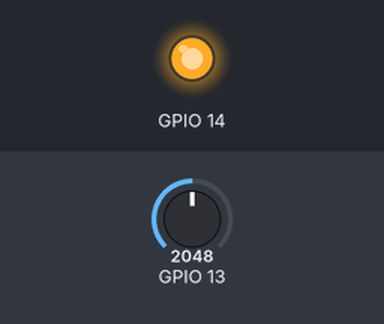
Bench run of a sketch on a simulated ESP32. Parts: output pins drawn as LEDs (lit = HIGH). Inputs (shaded band) come from the test bench; at power-on: GPIO 13 = 2048. What the sketch prints to the serial monitor is not drawn.

Above: at 1.2 s.
1.3 s: GPIO 13 set to 1228
At 2.1 s:
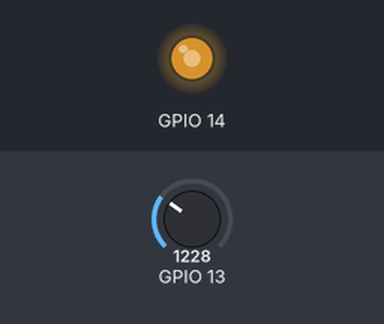
2.8 s: GPIO 13 set to 491
At 3.2 s:
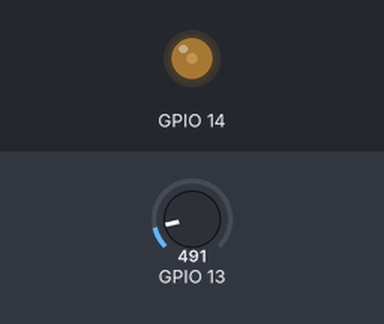
4.3 s: GPIO 13 set to 0
At 5.5 s:
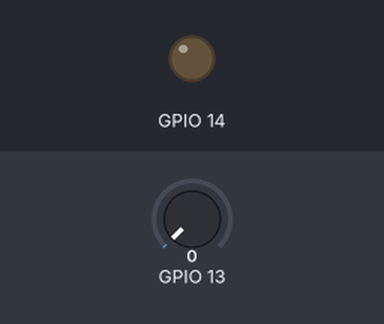
5.8 s: GPIO 13 set to 2866
At 6.7 s:
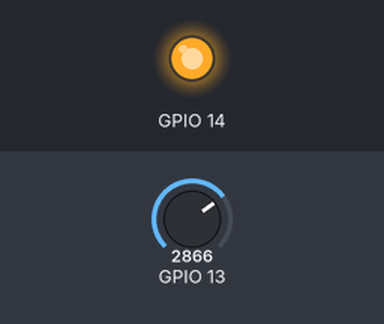
Timing chart, 0 to 8.3 s (numbered marks = the images above; inputs shaded):
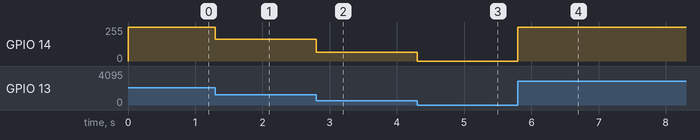

Measured:
- after the input at 1.3 s, GPIO 14: 255/255 → 163/255 at once
- after the input at 2.8 s, GPIO 14: 163/255 → 65/255 at once
- after the input at 4.3 s, GPIO 14: 65/255 → 0/255 at once
- after the input at 5.8 s, GPIO 14: 0/255 → 255/255 at once

The sketch:

w3-1.ino
```cpp
void setup() {
  Serial.begin(115200);
  pinMode(13, INPUT);
  ledcSetup(0,5000,8);
  ledcAttachPin(14,0);
}


void loop() {
  int input=analogRead(13);
  int input_map=map(input,0,1900,0,255);
  Serial.println(input_map);
  ledcWrite(0,input_map);
}
```
